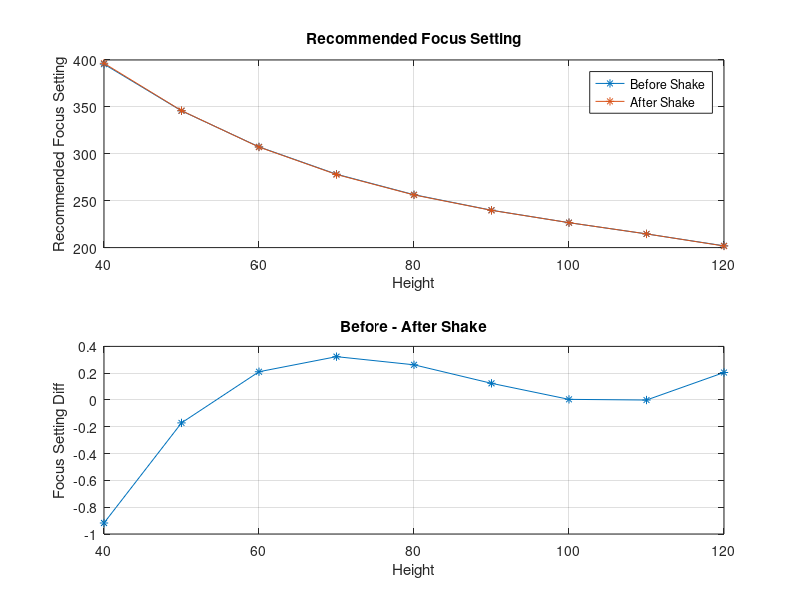
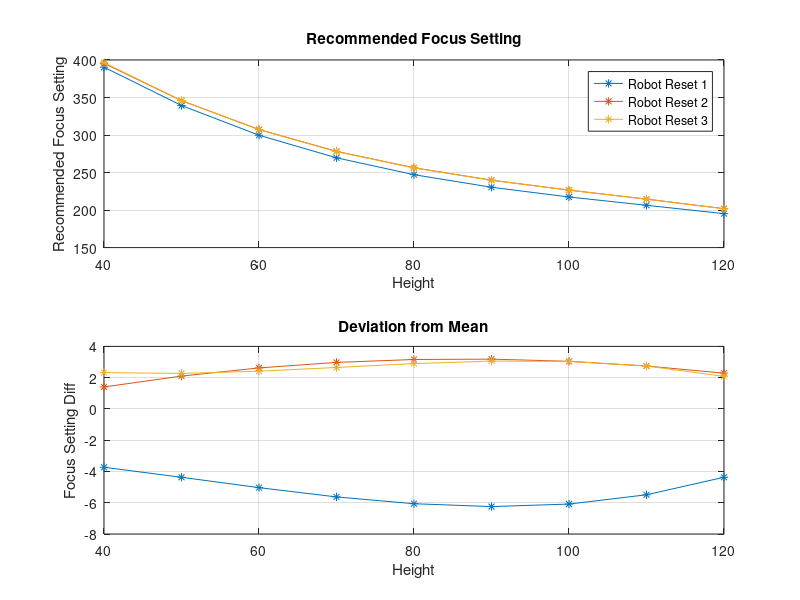

The MATLAB source for these figures, in order:
% This script uses demo focus settings to estimate performances

clear;

%% Single Camera After Shakes
a = load('C02_focus_setting_21-12-19-2.mat');
b = load('C02_focus_setting_21-12-19-3.mat');

figure(13);
subplot(2,1,1);
plot(a.h,a.recommended_focus_setting,'*-',b.h,b.recommended_focus_setting,'*-');
xlabel('Height');
ylabel('Recommended Focus Setting');
legend('Before Shake','After Shake');
grid on;
title('Recommended Focus Setting');

subplot(2,1,2);
plot(a.h,a.recommended_focus_setting-b.recommended_focus_setting,'*-');
title('Before - After Shake');
xlabel('Height');
ylabel('Focus Setting Diff');
grid on;


%% Robot Stability

% Load images after robot reset
a = load('C02_focus_setting_21-12-19-1.mat');
b = load('C02_focus_setting_21-12-19-2.mat');
c = load('C02_focus_setting_21-12-19-3.mat');

figure(14);
subplot(2,1,1);
plot(...
    a.h,a.recommended_focus_setting,'*-',...
    b.h,b.recommended_focus_setting,'*-',...
    c.h,c.recommended_focus_setting,'*-');
xlabel('Height');
ylabel('Recommended Focus Setting');
title('Recommended Focus Setting');
legend('Robot Reset 1','Robot Reset 2','Robot Reset 3');
grid on;

m = [a.recommended_focus_setting(:) b.recommended_focus_setting(:) c.recommended_focus_setting(:)];
m = mean(m,2);

subplot(2,1,2);
plot(...
    a.h,a.recommended_focus_setting-m,'*-',...
    b.h,b.recommended_focus_setting-m,'*-',...
    c.h,c.recommended_focus_setting-m,'*-'...
    );
title('Deviation from Mean');
xlabel('Height');
ylabel('Focus Setting Diff');
grid on;

